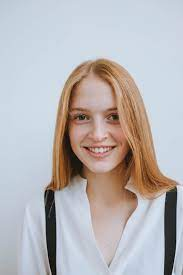
#> input picture image.jpeg, 183 x 275 px
$ python facedet.py
#> lines starting #> are read from the running program, lines starting #| are printed output that depends on the picture; after the words box and inside, x2 and y2 are one past the last pixel; in counts of white or black regions, pixels touching at a corner belong together
import cv2
face_cascade = cv2.CascadeClassifier('face_detector.xml')
img = cv2.imread('image.jpeg')
#> img is the input picture: shape (275, 183, 3); mean B, G, R 183.1, 181.4, 185.1
faces = face_cascade.detectMultiScale(img, 1.1, 4)
#> faces = [[58, 88, 78, 78]]
for (x, y, w, h) in faces:
  cv2.rectangle(img, (x, y), (x+w, y+h), (255, 0, 0), 2)
#> this loop made 1 pass
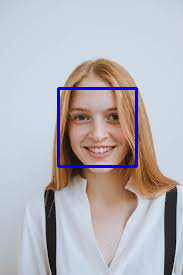
#> img: shape (275, 183, 3); 1.85% of pixels changed, all inside (x1, y1, x2, y2) = (57, 87, 138, 168)
cv2.imwrite("face_detected.png", img)
print('Successfully saved')
